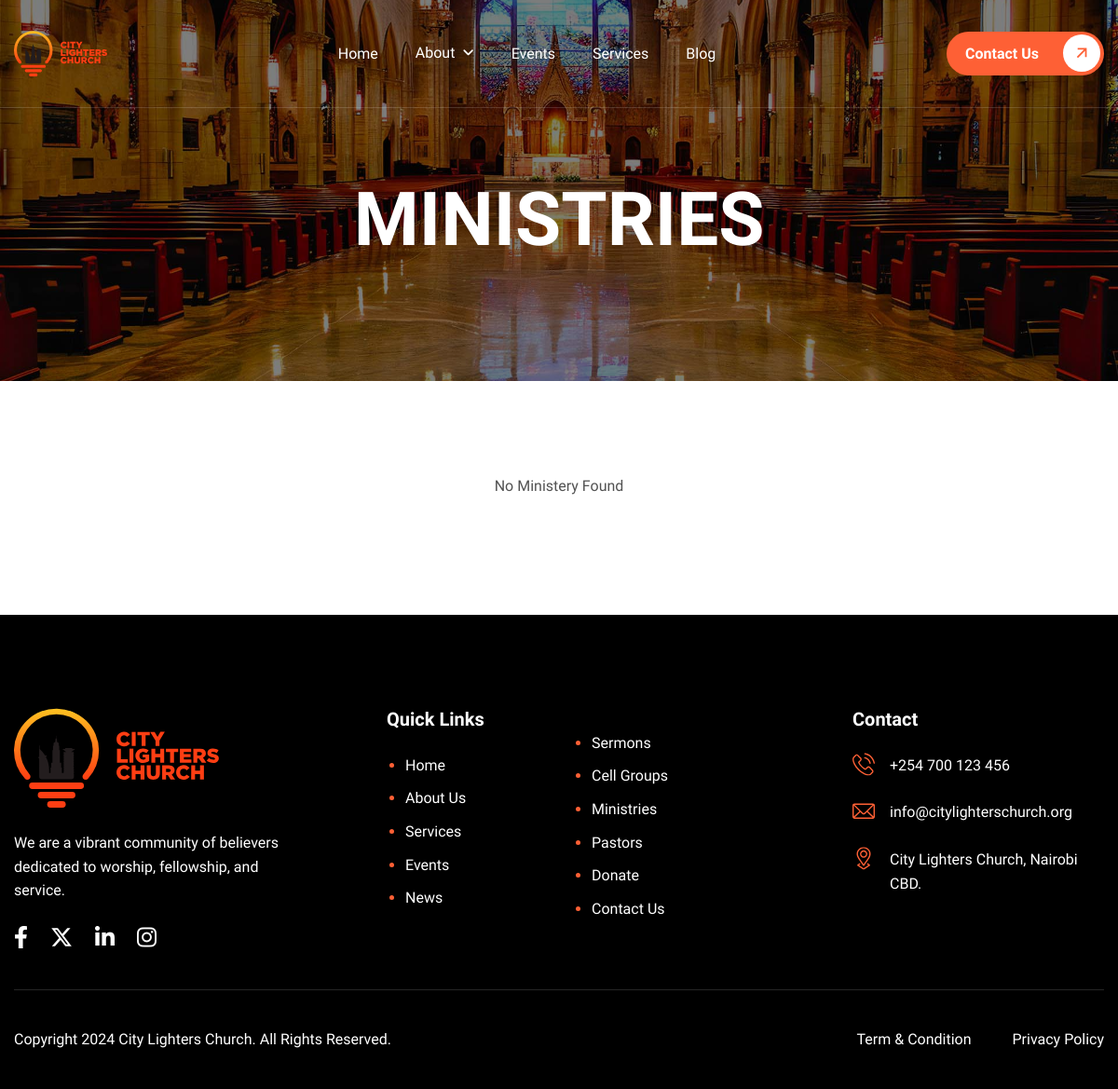
Page /ministries/ on the earlier database version.
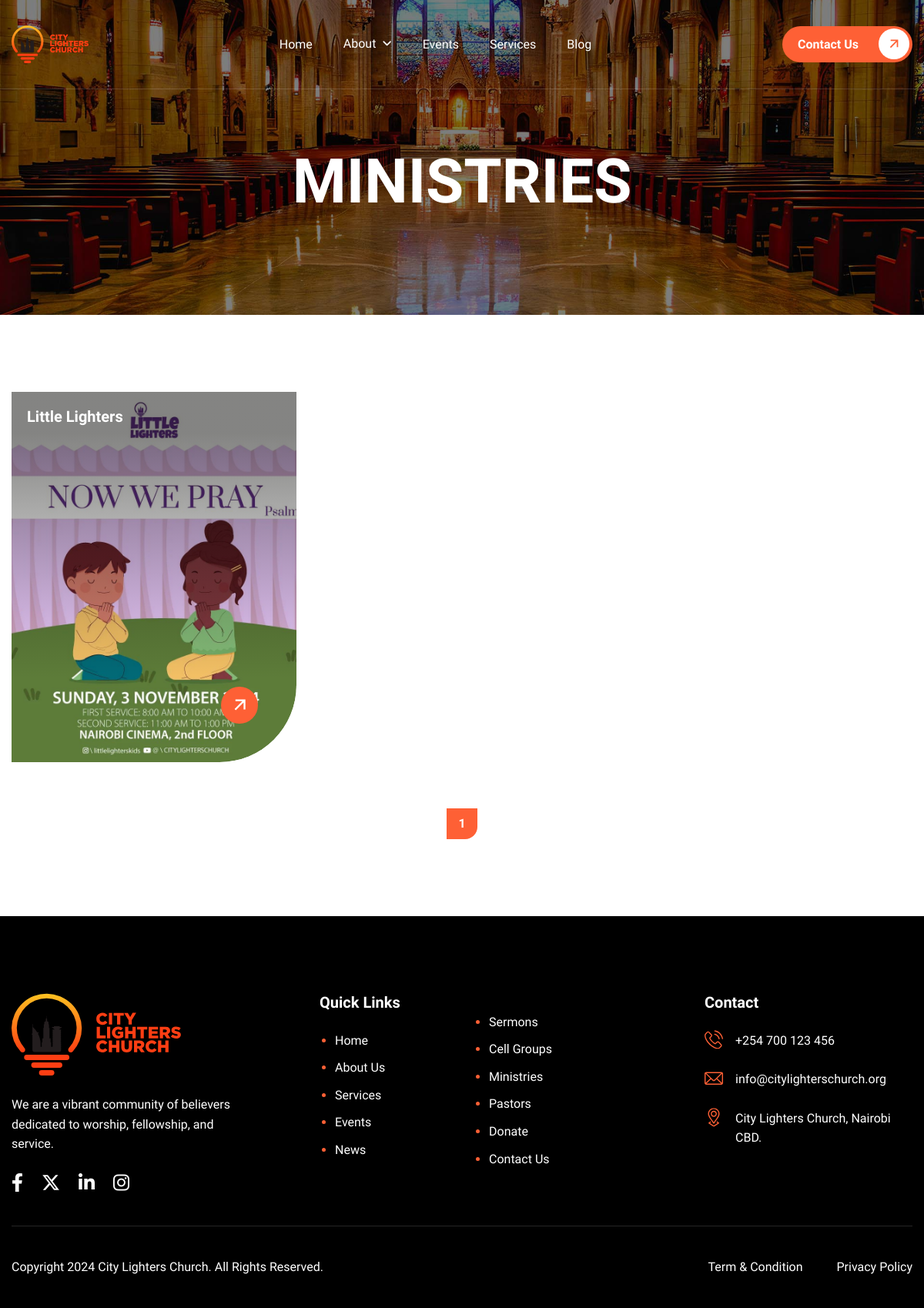
Same page on the later database version.
### app/models.py (models this page shows, shortened)
class Ministry(models.Model):
    title =  models.CharField(max_length=220, unique=True)
    slug = models.SlugField(max_length=255, unique=True)
    front_img = models.ImageField(upload_to="ministry/")
    description = CKEditor5Field('Text', config_name='default')
    is_active = models.BooleanField(default=True)
    created_at = models.DateTimeField(auto_now_add=True)
    updated_at = models.DateTimeField(auto_now=True)
    def get_absolute_url(self):
        return reverse('ministry_details', kwargs={'slug':self.slug})
    class Meta:
        ordering = ('is_active', 'created_at')
        verbose_name_plural = 'Ministries'

### app/views.py (the view)
# urls.py: path('ministries/', views.ministries, name='ministries'),
def ministries(request):
    paginator = Paginator(Ministry.objects.filter(is_active=True), 6)
    page_number = request.GET.get("page")
    page_obj = paginator.get_page(page_number)
    context = {
        'title': 'Ministries',
        'ministries': page_obj
    }
    return render(request, 'ministries.html', context)

### templates/ministries.html
{% extends 'base.html' %}
{% block content %}
    <div class="page-ministries">
        <div class="container">
            {% include 'partials/ministery.html' %}
        </div>
    </div>
{% endblock %}

### templates/partials/ministery.html (shortened to what this page needs)
{% if ministries %}
    <div class="row">
        {% for ministry in ministries %}
        <div class="col-md-4">
            <div class="ministries-item wow fadeInUp">
                <div class="ministries-image" data-cursor-text="View">
                    <a href="{{ ministry.get_absolute_url }}">
                        <figure>
                            <img src="{{ ministry.front_img.url }}" alt="{{ ministry.title }}">
                        </figure>
                    </a>
                </div>
                <div class="ministries-content">
                    <h3>{{ ministry.title }}</h3>
                </div>
                <div class="ministries-btn">
                    <a href="{{ ministry.get_absolute_url }}" class="readmore-btn"><img src="/static/images/arrow-white.svg" alt=""></a>
                </div>
            </div>
        </div>
        {% endfor %}
        {% if not title == "Homepage" %}
            <div class="col-lg-12">
                <div class="page-pagination wow fadeInUp" data-wow-delay="0.5s">
                    <ul class="pagination">
                        <li class="active"><a href="?page={{ ministries.number }}">{{ ministries.number }}</a></li>
                    </ul>
                </div>
            </div>
        {% endif %}
    </div>
{% else %}
    <p class="text-center">No Ministery Found</p>
{% endif %}

Differences in the rows shown:
added Ministry: front_img (picture), title "Little Lighters"
Other differences:
{{ ministries.number }}: (not shown) → "1"
text no longer shown: "No Ministery Found"
